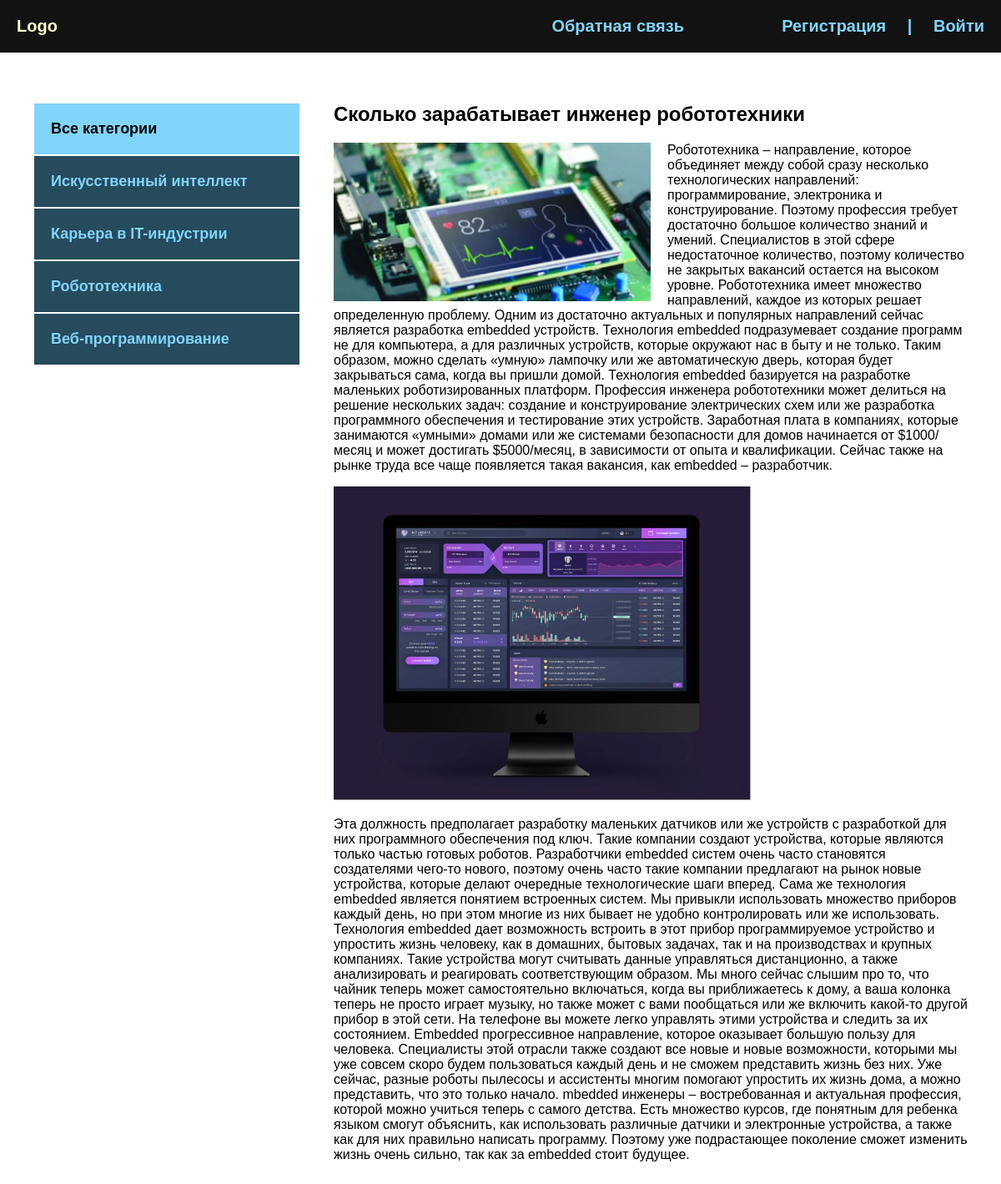
The page /post/skolko-zarabatyvaet-inzhener-robototehniki/ on the database its author committed.
### blog/models.py (models this page shows, shortened)
class Category(models.Model):
    name = models.CharField(max_length=100, verbose_name='Категория')
    slug = models.SlugField(max_length=100, unique=True, verbose_name='URL')
    def get_absolute_url(self):
        return reverse('category', kwargs={'cat_slug': self.slug})
    class Meta:
        verbose_name = 'категорию'
        verbose_name_plural = 'Категории'

class Blog(models.Model):
    title = models.CharField(max_length=255, verbose_name='Название')
    slug = models.SlugField(max_length=255, unique=True, verbose_name='URL')
    content = models.TextField(blank=True, verbose_name='Контент')
    photo = models.ImageField(upload_to="photos/%Y/%m/%d/", blank=True, verbose_name='Фото')
    time_created = models.DateTimeField(auto_now_add=True, verbose_name='Дата публикации')
    time_update = models.DateTimeField(auto_now=True, verbose_name='Дата обновления')
    is_published = models.BooleanField(default=True, verbose_name='Опубликовано')
    cat = models.ForeignKey('Category', on_delete=models.PROTECT, verbose_name='Категория')
    def __str__(self):
        return self.title
    class Meta:
        verbose_name = 'новость'
        verbose_name_plural = 'Новости'
        ordering = ['-time_created']

### blog/views.py (the view)
# urls.py: path('post/<slug:post_slug>/', ShowPost.as_view(), name='post'),
class ShowPost(DataMixin, DetailView):
    model = Blog
    template_name = 'blog/post.html'
    context_object_name = 'post'
    slug_url_kwarg = 'post_slug'
    def get_context_data(self, *, object_list=None, **kwargs):
        context = super().get_context_data(**kwargs)
        c_def = self.get_user_context(title=context['post'])
        return dict(list(context.items()) + list(c_def.items()))

### blog/utils.py (called while the page is built)
    def get_user_context(self, **kwargs):
        context = kwargs
        cats = Category.objects.annotate(Count('blog'))
        user_menu = menu.copy()
        if not self.request.user.is_authenticated:
            user_menu.pop(0)
        context['menu'] = user_menu
        context['cats'] = cats
        if 'cat_selected' not in context:
            context['cat_selected'] = 0
        return context

### blog/templates/blog/post.html
{% extends 'blog/base.html' %}
{% block content %}
<div class="post">
    <h2>{{ post.title }}</h2>
    {% if post.photo %}
    <img class="image" src="{{ post.photo.url }}" alt="">
    {% endif %}
    {{ post.content|safe }}
</div>
{% endblock %}

### blog/templates/blog/base.html (shortened to what this page needs)
<!DOCTYPE html>
{% load static %}
{% load blog_tags %}
<html lang="en">
<head>
    <link rel="stylesheet" href="{% static 'css/style.css' %}">
</head>
<body>
<div class="header">
    <div class="wrap">
        <ul class="mainmenu">
            <li class="logo"><a href="{% url 'index' %}">Logo</a></li>
            {% for m in menu %}
            <li class="last"><a href="{% url m.url_name %}">{{ m.title }}</a></li>
            {% endfor %}
            {% if request.user.is_authenticated %}
            <li class="last">{{ user.username }} | <a href="{% url 'logout' %}">Выйти</a></li>
            {% else %}
            <li class="last"><a href="{% url 'register' %}">Регистрация</a> | <a href="{% url 'login' %}">Войти</a></li>
            {% endif %}
        </ul>
    </div>
</div>
<div class="content">
    <div class="wrap">
        <div class="sidebar">
            <ul>
                {% if cat_selected == 0 %}
                <li class="selected">Все категории</li>
                {% else %}
                <li><a href="{% url 'index' %}">Все категории</a></li>
                {% endif %}
                {% for c in cats %}
                    {% if c.blog__count > 0 %}
                        {% if c.pk == cat_selected %}
                        <li class="selected">{{ c.name }}</li>
                        {% else %}
                        <li><a href="{{ c.get_absolute_url }}">{{ c.name }}</a></li>
                        {% endif %}
                    {% endif %}
                {% endfor %}
            </ul>
        </div>
        <div class="main">
            {% block content %}
            {% endblock %}
        </div>
    </div>
</div>
</body>
</html>

### blog/static/css/style.css (style rules this page uses)
body { margin: 0; padding: 0; background: #264b5d; font-family: Verdana, Geneva, Tahoma, sans-serif; }
.wrap { max-width: 1200px; margin: 0 auto; }
.content .wrap { background: #FFF; padding: 40px; box-sizing: border-box; display: flex; }
ul { list-style: none; margin: 0; padding: 0; }
a { color: #81d4fa; text-decoration: none; padding: 20px; }
.header { background: #121212; }
.mainmenu { display: flex; font-size: 20px; font-weight: bold; padding: 20px 0; align-items: center; justify-content: space-between; }
.logo { flex-basis: 40%; }
.last { flex-basis: 30%; text-align: right; color: #81d4fa; }
.sidebar ul { width: 320px; margin-right: 40px; margin-top: 20px; }
.sidebar a { padding: 20px; display: block; border: 1px solid #FFF; background: #264b5d; font-weight: bold; font-size: 18px; }
.selected { font-size: 18px; padding: 20px; border: 1px solid #FFF; background: #81d4fa; font-weight: bold; }
.image { float: left; margin-right: 20px; max-width: 50%; }
.post { font-size: 16px; }
.last a { display: inline; }

### rows shown on the page
Category: name "Искусственный интеллект"
Category: name "Карьера в IT-индустрии"
Category: name "Робототехника"
Category: name "Веб-программирование"
Blog: title "Сколько зарабатывает инженер робототехники", photo (picture), content "Робототехника – направление, которое объединяет между собой сразу несколько технологических направлений: программирование, электроника и конструирование. Поэтому профессия требует достаточно большое количество знаний и умений. Специалистов в этой сфере недостаточное количество, поэтому количество не закрытых вакансий остается на высоком уровне. Робототехника имеет множество направлений, каждое из которых решает определенную проблему. Одним из достаточно актуальных и популярных направлений сейчас является разработка embedded устройств. Технология embedded подразумевает создание программ не для компьютера, а для различных устройств, которые окружают нас в быту и не только. Таким образом,…", content (picture)

### other values the page prints
{{ m.title }} "Обратная связь"
